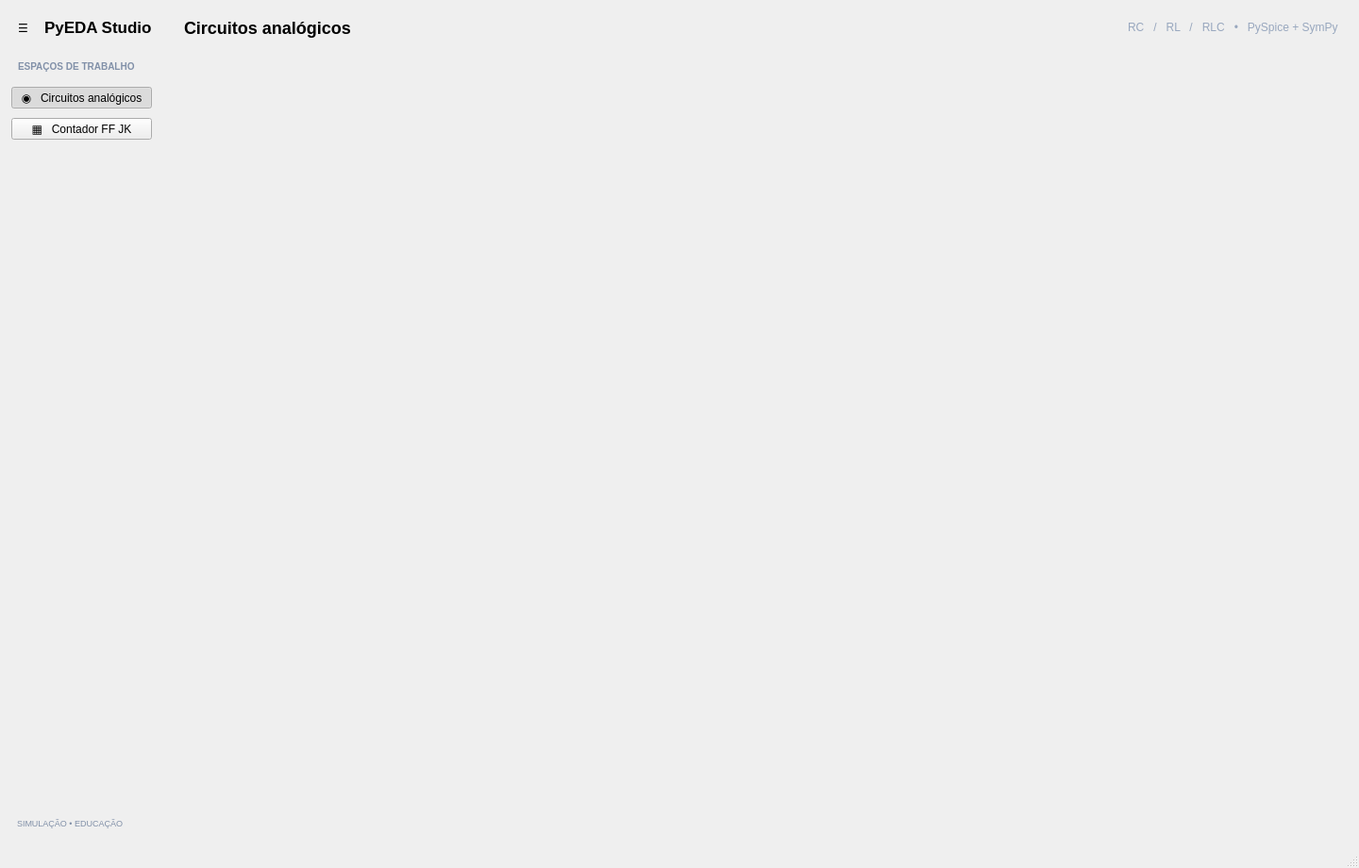
<?xml version="1.0" encoding="UTF-8"?>
<ui version="4.0">
 <class>MainWindow</class>
 <widget class="QMainWindow" name="MainWindow">
  <property name="geometry"><rect><x>0</x><y>0</y><width>1440</width><height>920</height></rect></property>
  <property name="minimumSize"><size><width>760</width><height>620</height></size></property>
  <property name="windowTitle"><string>PyEDA Studio — Laboratório de circuitos</string></property>
  <widget class="QWidget" name="centralwidget">
   <layout class="QHBoxLayout" name="shellLayout">
    <property name="spacing"><number>0</number></property>
    <property name="leftMargin"><number>0</number></property>
    <property name="topMargin"><number>0</number></property>
    <property name="rightMargin"><number>0</number></property>
    <property name="bottomMargin"><number>0</number></property>
    <item>
     <widget class="QFrame" name="sidebar">
      <property name="minimumSize"><size><width>68</width><height>0</height></size></property>
      <property name="frameShape"><enum>QFrame::NoFrame</enum></property>
      <layout class="QVBoxLayout" name="sidebarLayout">
       <property name="spacing"><number>10</number></property>
       <property name="leftMargin"><number>12</number></property>
       <property name="topMargin"><number>18</number></property>
       <property name="rightMargin"><number>12</number></property>
       <property name="bottomMargin"><number>16</number></property>
       <item><layout class="QHBoxLayout" name="brandLayout">
        <item><widget class="QToolButton" name="btnCollapseSidebar"><property name="text"><string>☰</string></property><property name="toolTip"><string>Recolher ou expandir o menu</string></property><property name="autoRaise"><bool>true</bool></property></widget></item>
        <item><widget class="QLabel" name="lblBrand"><property name="text"><string>PyEDA Studio</string></property><property name="styleSheet"><string notr="true">font-size: 17px; font-weight: 700;</string></property></widget></item>
       </layout></item>
       <item><widget class="QLabel" name="lblNavCaption"><property name="text"><string>ESPAÇOS DE TRABALHO</string></property><property name="styleSheet"><string notr="true">font-size: 10px; font-weight: 700; color: #8190a8; padding: 14px 4px 5px;</string></property></widget></item>
       <item><widget class="QPushButton" name="btnAnalogNav"><property name="text"><string>◉   Circuitos analógicos</string></property><property name="checkable"><bool>true</bool></property><property name="checked"><bool>true</bool></property><property name="toolTip"><string>Editor e simulador de circuitos RC, RL e RLC</string></property></widget></item>
       <item><widget class="QPushButton" name="btnJKNav"><property name="text"><string>▦   Contador FF JK</string></property><property name="checkable"><bool>true</bool></property><property name="toolTip"><string>Contador síncrono, equações e tabelas-verdade</string></property></widget></item>
       <item><spacer name="sidebarSpacer"><property name="orientation"><enum>Qt::Vertical</enum></property><property name="sizeHint" stdset="0"><size><width>20</width><height>40</height></size></property></spacer></item>
       <item><widget class="QLabel" name="lblSidebarFooter"><property name="text"><string>SIMULAÇÃO • EDUCAÇÃO</string></property><property name="styleSheet"><string notr="true">font-size: 9px; color: #8190a8; padding: 4px;</string></property></widget></item>
      </layout>
     </widget>
    </item>
    <item>
     <layout class="QVBoxLayout" name="contentLayout">
      <property name="spacing"><number>0</number></property>
      <property name="leftMargin"><number>0</number></property>
      <property name="topMargin"><number>0</number></property>
      <property name="rightMargin"><number>0</number></property>
      <property name="bottomMargin"><number>0</number></property>
      <item><widget class="QFrame" name="topBar">
       <property name="minimumSize"><size><width>0</width><height>58</height></size></property>
       <property name="maximumSize"><size><width>16777215</width><height>58</height></size></property>
       <property name="frameShape"><enum>QFrame::NoFrame</enum></property>
       <layout class="QHBoxLayout" name="topBarLayout">
        <property name="leftMargin"><number>22</number></property>
        <property name="topMargin"><number>8</number></property>
        <property name="rightMargin"><number>22</number></property>
        <property name="bottomMargin"><number>8</number></property>
        <item><widget class="QLabel" name="lblPageHeading"><property name="text"><string>Circuitos analógicos</string></property><property name="styleSheet"><string notr="true">font-size: 18px; font-weight: 700;</string></property></widget></item>
        <item><spacer name="headerSpacer"><property name="orientation"><enum>Qt::Horizontal</enum></property><property name="sizeHint" stdset="0"><size><width>40</width><height>20</height></size></property></spacer></item>
        <item><widget class="QLabel" name="lblHeaderHint"><property name="text"><string>RC   /   RL   /   RLC   •   PySpice + SymPy</string></property><property name="styleSheet"><string notr="true">color: #98a7be;</string></property></widget></item>
       </layout>
      </widget></item>
      <item><widget class="QStackedWidget" name="mainStack"><property name="currentIndex"><number>0</number></property></widget></item>
     </layout>
    </item>
   </layout>
  </widget>
  <widget class="QMenuBar" name="menubar"/>
  <widget class="QStatusBar" name="statusbar"/>
 </widget>
 <resources/>
 <connections/>
</ui>
